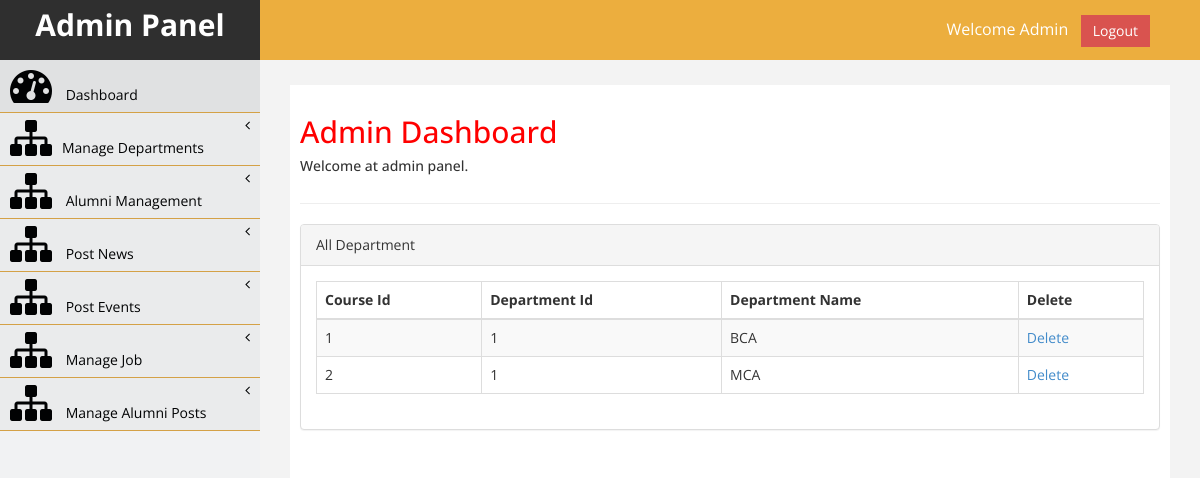
The app's page /admin/course-all.php (signed in) with its own data.
### tables this page shows
CREATE TABLE IF NOT EXISTS `course` (
  `couId` int(11) NOT NULL AUTO_INCREMENT,
  `couDepId` int(11) NOT NULL,
  `couColId` int(11) NOT NULL,
  `couName` varchar(50) NOT NULL,
  PRIMARY KEY (`couId`)
);

### admin/phplib/dataservice.php (called while the page is built, shortened)
<?php
class dataservice
{
    private
       $db_connect;
   function __construct()
    {
        global $PROJECTTYPE;
        try
        {
			$this->db_connect=mysqli_connect('localhost','root','','alumnidb');
            $this->secureSuperGlobalGET($this->db_connect);
            $this->secureSuperGlobalPOST($this->db_connect);
            $this->secureSuperGlobalREQUEST($this->db_connect);
        	}
        catch( exception $ex)
        {
            if ($PROJECTTYPE == "app")
            {
                echo "hjjkkk";
            throw new logicalexceptionInApp($ex);
            }
            else
            $this->db_exception($ex->getMessage());
        }
    }
    function fetch_query($query)
    {
       global $PROJECTTYPE;
           try
           {
           $query_result=mysqli_query($this->db_connect,$query);
               return $query_result;
          }
          catch(exception $ex)
          {
              if ($PROJECTTYPE == "app")
                throw new logicalexceptionInApp($query."<br><br>".$ex);
                else
                $this->db_exception($ex);
          }
   }
 }
 ?>

### admin/course-all.php (the view, shortened to what this page needs)
<?php
 include_once ("phplib/dataservice.php");
?>
<!DOCTYPE html>
<html xmlns="http://www.w3.org/1999/xhtml">
<head>
    <?php include "css.php"; ?>
</head>
<body>
    <div id="wrapper">
            <?php include "nav.php";?>
            <?php include "side-menu.php"; ?>
           <div id="page-wrapper" >
            <div id="page-inner">
                   <div class="row">
                    <div class="col-md-12">
                     <h2>Admin Dashboard</h2>
                        <h5>Welcome at admin panel. </h5>
                    </div>
                </div>
                  <hr />
                  <div class="row" >
                    <div class="col-md-12 col-sm-12 col-xs-12">
                    <div class="panel panel-default">
                        <div class="panel-heading">
                           All Department
                        </div>
                        <div class="panel-body">
                            <div class="table-responsive">
                                <table class="table table-striped table-bordered table-hover">
                                    <thead>
                                          <tr>
                                             <th>Course Id</th>
                                          <th>Department Id</th>
                                            <th>Department Name</th>
                                            <th>Delete</th>
                                          </tr>
                                    </thead>
                                    <tbody>
                                         <?php
                                                $ds=new dataservice();
                                                $res=$ds->fetch_query("select * from course");
                                                while($row=mysqli_fetch_assoc($res))
                                                {
                                                    echo '<tr><td>'.$row["couId"].'</td>
                                                            <td>'.$row["couDepId"].'</td>
                                                            <td>'.$row["couName"].'</td>
                                                           <td><a href="blog-all.php?del='.$row["couId"].'">Delete</a></td>
                                                           </tr>';
                                                }
                                         ?>
                                    </tbody>
                                </table>
                            </div>
                        </div>
                    </div>
                    </div>
            </div>
    </div>
            </div>
        </div>
</body>
</html>

### admin/assets/css/custom.css (style rules this page uses)
body { font-family: 'Open Sans', sans-serif; }
#wrapper { width: 100%; background:#f1f2f3; }
#page-wrapper { padding: 15px 15px; min-height: 600px; background:#F3F3F3; }
#page-inner { width:100%; margin:10px 20px 10px 0px; background-color:#fff!important; padding:10px; min-height:1200px; }
h2 { color: #f00; }
@media (min-width:768px) { #page-wrapper { margin: 0 0 0 260px; padding: 15px 30px; min-height: 1200px; } }

### records on screen
course: couId "1", couDepId "1", couName "BCA"
course: couId "2", couDepId "1", couName "MCA"
